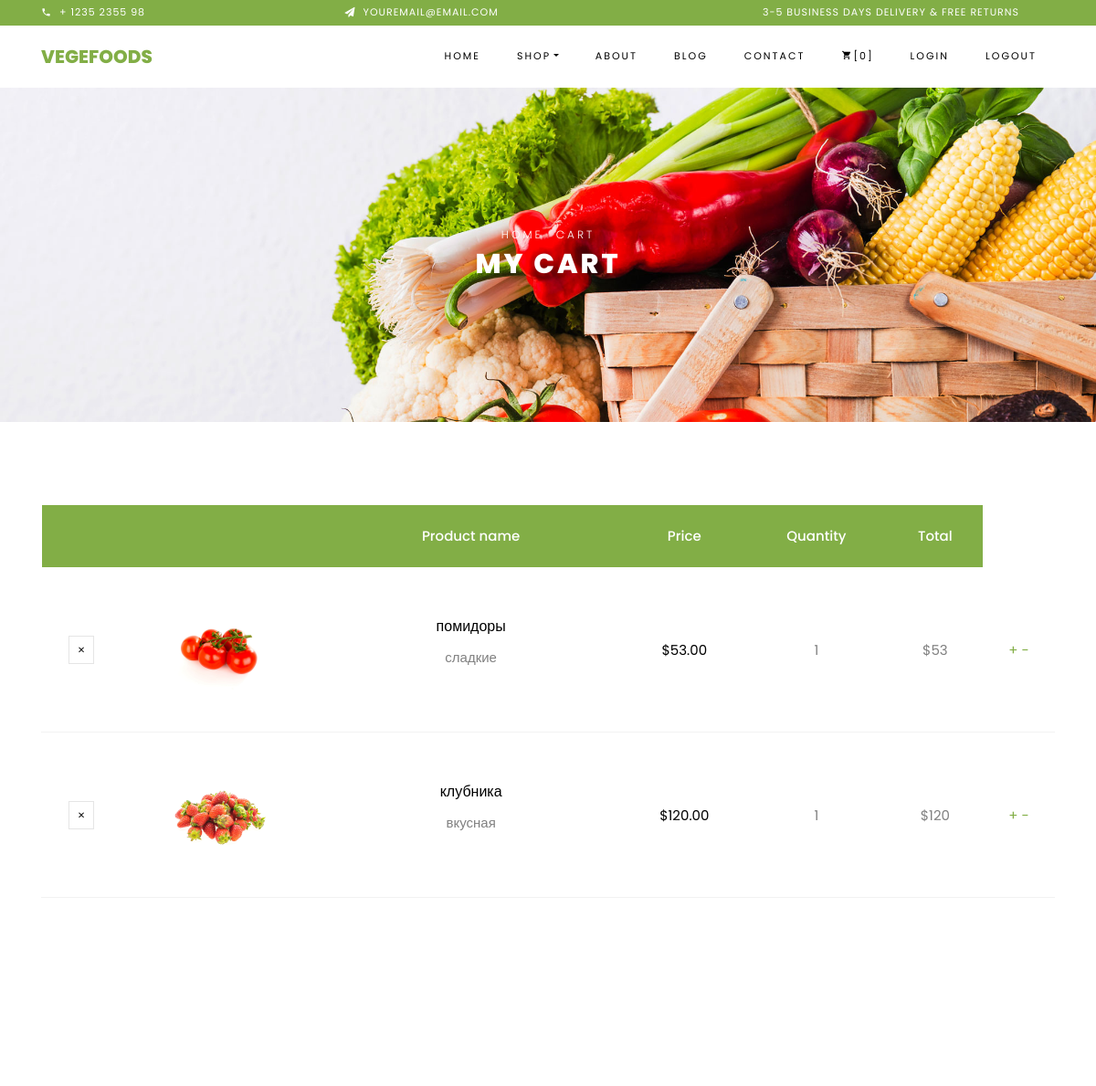
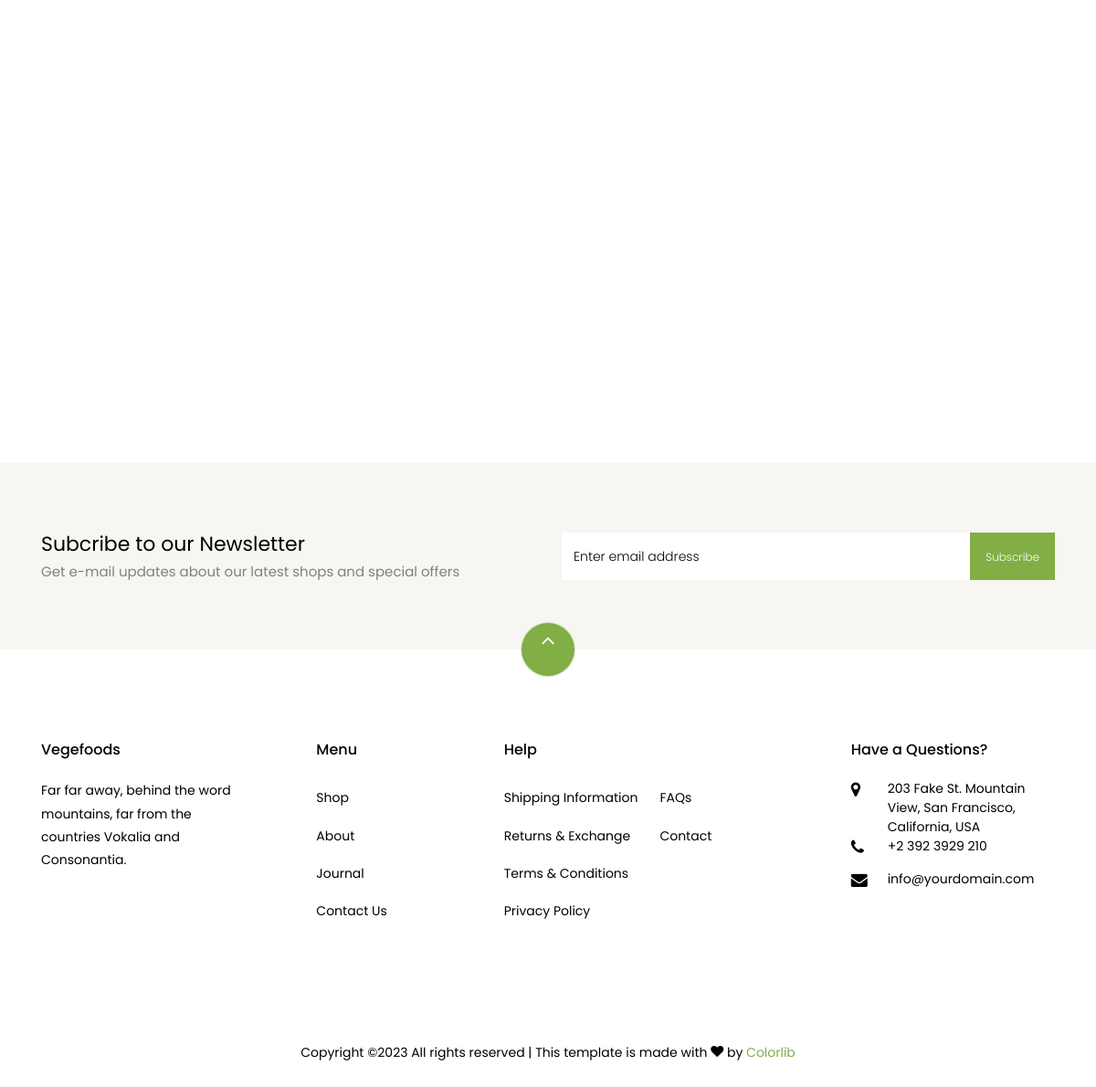
The app's page /cart/ (signed in) with its own data (2 pictures, top to bottom).
### apps/cart_shop/models.py (models this page shows, shortened)
class CartItemsNew(models.Model):
   cart = models.ForeignKey(CartUser, on_delete=models.CASCADE)
   product = models.ForeignKey(SingleProduct, on_delete=models.CASCADE)
   quantity = models.IntegerField(default=1)
   created_at = models.DateTimeField(auto_now_add=True)
   updated_at = models.DateTimeField(auto_now=True)

class SingleProduct(models.Model):
   name = models.CharField(max_length=255)
   price = models.DecimalField(max_digits=10, decimal_places=2)
   description = models.TextField()
   image = models.ImageField(upload_to='static/products/', null=True, blank=True)
   discount = models.IntegerField(null=True, blank=True)
   created_at = models.DateTimeField(auto_now_add=True)
   updated_at = models.DateTimeField(auto_now=True)

### apps/cart_shop/views.py (the view)
# urls.py: path('', ViewCart.as_view(), name='blog'),
class ViewCart(View):
   def get(self, request):
       if request.user.is_authenticated:
            data = CartItemsNew.objects.filter(cart__user=request.user)
            context = {'data': data}
            total_price_no_discount = sum(item.product.price * item.quantity for item in data)
            if not total_price_no_discount:
                total_price_no_discount = Decimal("0.00")
            total_discount = sum(item.product.price * item.product.discount * item.quantity for item in data if item.product.discount is not None) / 100
            if not total_discount:
                total_discount = Decimal("0.00")
            total_sum = total_price_no_discount - total_discount
            context = {'data': data,
                       'total_price_no_discount': total_price_no_discount,
                       'total_discount': total_discount,
                       'total_price': total_sum,
                       }
            return render(request, 'cart_shop/cart.html', context)
       return render(request, 'cart_shop/cart.html')

### apps/cart_shop/templates/cart_shop/cart.html (shortened to what this page needs)
{% extends 'home/base.html' %}
{% load static %}
{% block content %}
    <div class="hero-wrap hero-bread" style="background-image: url({% static 'shop/images/bg_1.jpg' %});">
      <div class="container">
        <div class="row no-gutters slider-text align-items-center justify-content-center">
          <div class="col-md-9 ftco-animate text-center">
          	<p class="breadcrumbs"><span class="mr-2"><a href="index.html">Home</a></span> <span>Cart</span></p>
            <h1 class="mb-0 bread">My Cart</h1>
          </div>
        </div>
      </div>
    </div>
    <section class="ftco-section ftco-cart">
			<div class="container">
				<div class="row">
    			<div class="col-md-12 ftco-animate">
    				<div class="cart-list">
	    				<table class="table">
						    <thead class="thead-primary">
						      <tr class="text-center">
						        <th>&nbsp;</th>
						        <th>&nbsp;</th>
						        <th>Product name</th>
						        <th>Price</th>
						        <th>Quantity</th>
						        <th>Total</th>
						      </tr>
						    </thead>
						    <tbody>
							{% for item in data%}
						      <tr class="text-center">
      							<td class="product-remove"><a href="{% url 'cart_shop:del_from_cart' item.id %}"><span class="ion-ios-close"></span></a></td>
      							<td class="image-prod"><div class="img" style="background-image:url({{item.product.image.url}});"></div></td>
								  <td class="product-name">
									  <h3>{{item.product.name}}</h3>
									  <p>{{item.product.description}}</p>
								  </td>
      								<td class="price">${{item.product.price}}</td>
								  <td>{{ item.quantity }}</td>
									   <td>${% widthratio item.product.price 1 item.quantity %}</td>
									   <td>
										   <a href="{% url 'cart_shop:update_item' item.id %}?quantity=1">+</a>
										   <a href="{% url 'cart_shop:update_item' item.id %}?quantity=-1">-</a>
									   </td>
							  </tr>
							{%endfor%}
						    </tbody>
						  </table>
					  </div>
    			</div>
    		</div>
    		<div class="row justify-content-end">
    		</div>
			</div>
		</section>
    {% endblock %}

### records on screen
CartItemsNew: product.image (picture), product.name "помидоры", product.description "сладкие", product.price "53.00", quantity "1", product+quantity "53"
CartItemsNew: product.image (picture), product.name "клубника", product.description "вкусная", product.price "120.00", quantity "1", product+quantity "120"
